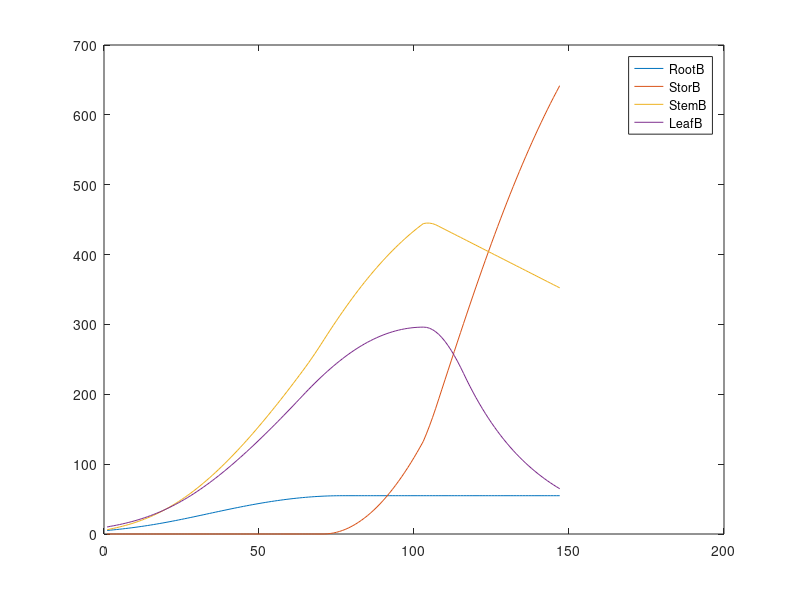

This figure's MATLAB source:
load data/cropParams;

POOL = 0;           
LeafB = 10;         
MaxStemb = 6;
REPTIL = 0;
RootB = 5;
StemB = 6;
STEMP = 320;
StorB = 0;
VTIL = 250;
ddist = 0.005*MaxStemb;
FST = 0.05;
k = 0.6;            % coefficient of light extinction
Maxtil = 900;       % maximum number of tillers (tillers m^-2)
RAD = 17;           % MJ m^-2 d^-1
RRMAT = 0.3;
RUE = 0.7;          % Radiation use efficiency (g MJ^-1)
STW = 20;           % Dry biomass of one new tiller (g)
TBASE = 8;
TFLOW = 1500;
TMAT = 2000;
TMAX = 20;
TMIN = 19;
Totil = VTIL+REPTIL;
DVS = 0;
dt = 1;

SLA = [0 0.037; 1.0 0.018; 2.0 0.017];

i=0;
while DVS < 2
    i=i+1;
    CPPLt = interp1(CPPL(:,1),CPPL(:,2),DVS);
    CPPPt = interp1(CPPP(:,1),CPPP(:,2),DVS);
    CPRt = interp1(CPR(:,1),CPR(:,2),DVS);
    rrmortt = interp1(rrmort(:,1),rrmort(:,2),DVS);
    rrsent = interp1(rrsen(:,1),rrsen(:,2),DVS);
    DVEt = interp1(DVE(:,1),DVE(:,2),DVS);
    SLAt = interp1(SLA(:,1),SLA(:,2),DVS);
    
    CPL = CPPLt * (1-CPRt);
    CPP = CPPPt * (1-CPRt);
    CPS = (1-CPL-CPP)*(1-CPRt);
    
    PartL = CPL*POOL;
    PartS = CPS*POOL;
    PartSO= CPP*POOL;
    PartR = CPRt*POOL;
    PartLS = PartL + PartS;
    trackPartL(i)=PartL;
    trackPartS(i)=PartS;
    trackPartSO(i)=PartSO;
    trackPartR(i)=PartR;
    
    LAI = LeafB*SLAt;
    trackLAI(i) = LAI;
    
    RGrowth = RAD*RUE*(1-exp(-k*LAI));
    
    POOL = POOL + (RGrowth-PartS-PartL-PartSO-PartR)*dt;
    
    RSenL = rrsent*LeafB;
    LeafB = LeafB + (PartL-RSenL)*dt;
    
    rmaxstemb = PartS;
    MaxStemb = MaxStemb + rmaxstemb*dt;
    ddist = 0.005*MaxStemb;
    
    Rmrtv = rrmortt * VTIL;
    Rmat = RRMAT*VTIL;
    Rmortr = rrmortt*REPTIL;
    REPTIL = REPTIL + (Rmat-Rmortr)*dt;
    
    RootB = RootB + PartR*dt;
    
    if DVS > 1
        RTransloc = ddist;
    else
        RTransloc = 0;
    end
    StemB = StemB + (PartS-RTransloc)*dt;
    
    Dtemp = ((TMAX+TMIN)/2)-TBASE;
    STEMP = STEMP + Dtemp*dt;
    
    StorB = StorB + (PartSO+RTransloc)*dt;
    
    Rtil = PartLS*STW*(1-(VTIL/Maxtil))*DVEt;
    VTIL = VTIL + (Rtil-Rmat-Rmrtv)*dt;
    
    trackRootB(i)=RootB;
    trackStorB(i)=StorB;
    trackStemB(i)=StemB;
    trackLeafB(i)=LeafB;
    
    if STEMP < TFLOW
        DVS = STEMP / TFLOW;
    else
        DVS = 1+((STEMP-TFLOW)/(TMAT-TFLOW));
    end
end

i=1:1:i;
figure;
plot(i,trackRootB,i,trackStorB,i,trackStemB,i,trackLeafB);
hold on
legend('RootB','StorB','StemB','LeafB');
hold off